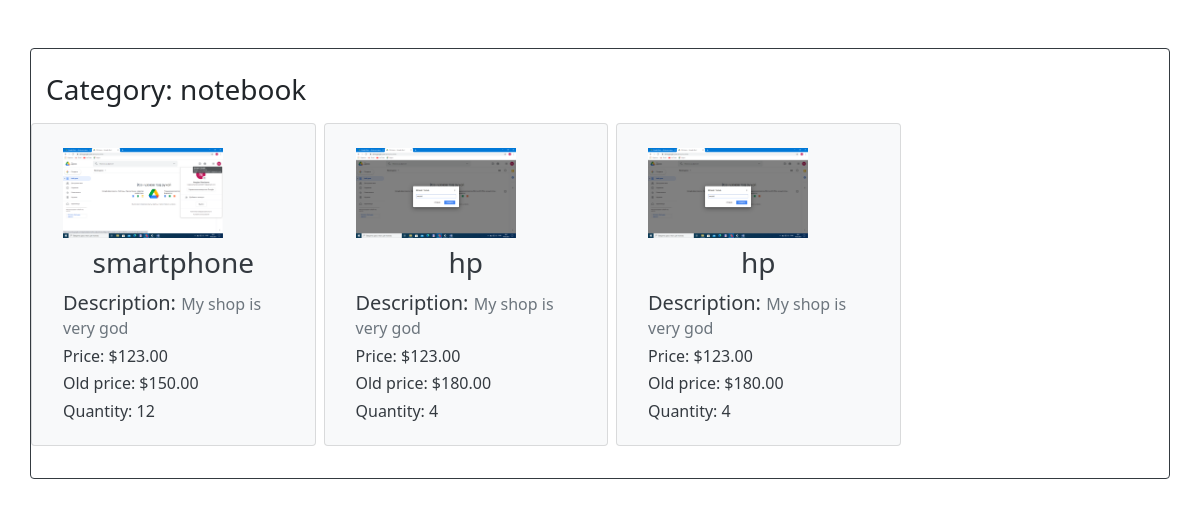
Page /category/asus (signed in) on the committed database.
### marketapp/models.py (models this page shows, shortened)
class Category(models.Model):
    name = models.CharField(max_length=40)
    slug = models.SlugField(max_length=30, unique=True)
    def __str__(self):
        return self.name

class Product(models.Model):
    category = models.ForeignKey(Category, on_delete=models.CASCADE)
    merchant = models.ForeignKey(Merchant, on_delete=models.CASCADE)
    name = models.CharField(max_length=40)
    description = models.CharField(max_length=255, blank=True)
    image = models.ImageField(upload_to='image', null=True)
    slug = models.SlugField(max_length=50)
    price = models.DecimalField(max_digits=16, decimal_places=2)
    quantity = models.IntegerField()
    old_price = models.DecimalField(max_digits=16, decimal_places=2)
    created_at = models.DateTimeField(auto_now_add=True)
    updates_at = models.DateTimeField(auto_now=True)

### marketapp/views.py (the view)
# urls.py: path('category/<str:slug>', category_by_name, name='category-by-name'),
@login_required(login_url=index)
def category_by_name(request, slug):
    category = Category.objects.filter(slug=slug).first()
    products = Product.objects.filter(category=category)
    return render(request, 'product_by_category.html', {'products': products, 'category': category})

### templates/product_by_category.html (shortened to what this page needs)
{% extends 'base.html' %}
{% load static %}
{% block header %}
    <link rel="stylesheet" href="{% static 'bootstrap/css/bootstrap.css' %}">
{% endblock %}
{% block content %}
    <div class="container my-5 py-4 profile card rounded border-dark">
        <h3>Category: {{ category }}</h3>
        <div class="row">
            {% for product in products %}
                <div class="card py-2 my-2 mr-2 col-md-3 bg-light">
                    <a class="text-dark nav-link" href="{% url 'product-view' product.slug %}"><div class="card-img my-2">
                        <img style="width: 160px" src="{{ product.image.url }}" alt="{{ product.name }}">
                    </div>
                    <div class="card-title text-center">
                        <h3>{{ product.name }}</h3>
                    </div>
                    <div class="card-text">
                        <h5>Description: <span class="text-muted h6">{{ product.description }}</span></h5>
                    </div>
                    <div>
                        <h6>Price: ${{ product.price }}</h6>
                        <h6>Old price: ${{ product.old_price }}</h6>
                    </div>
                    <div>
                        <h6>Quantity: {{ product.quantity }}</h6>
                    </div></a>
                </div>
            {% endfor %}
        </div>
    </div>
{% endblock %}

### static/css/base.css (style rules this page uses)
body { background: #ffffff; }

### rows in the picture
Category: name "notebook"
Product: image (picture), name "smartphone", description "My shop is very god", price "123.00", old_price "150.00", quantity "12"
Product: image (picture), name "hp", description "My shop is very god", price "123.00", old_price "180.00", quantity "4"
Product: image (picture), name "hp", description "My shop is very god", price "123.00", old_price "180.00", quantity "4"
